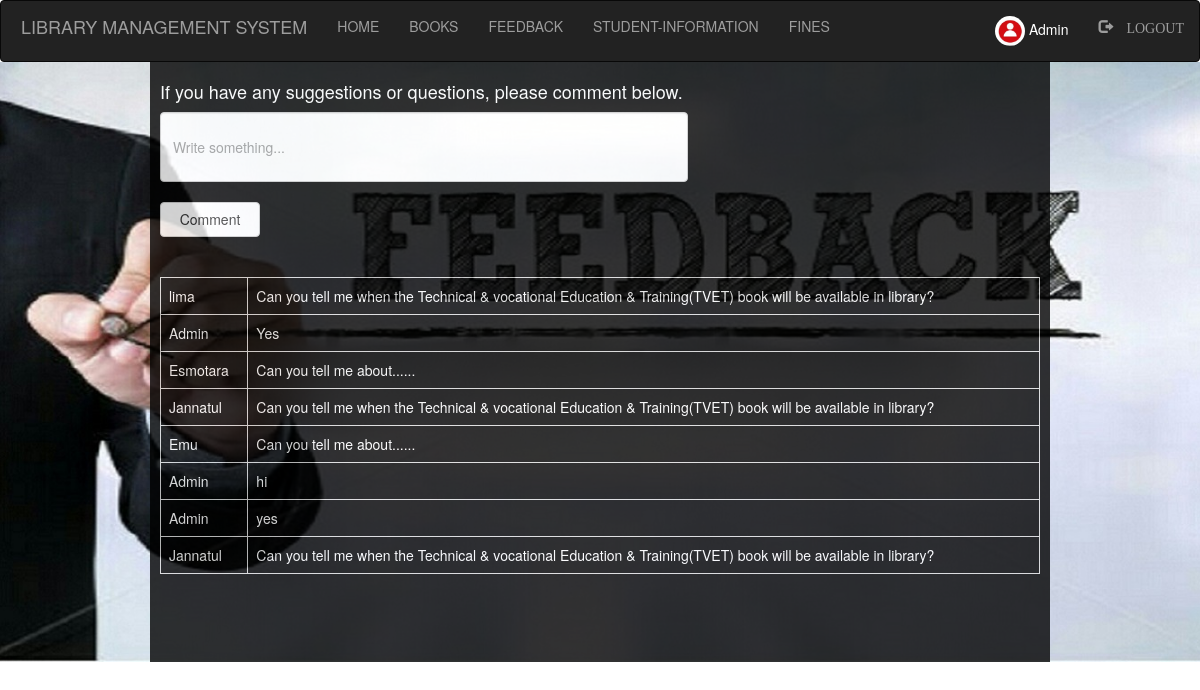
The page /admin/feedback.php (signed in) on the database its author committed.
### tables this page shows
CREATE TABLE `comments` (
  `id` int(50) NOT NULL,
  `username` varchar(100) NOT NULL,
  `comment` varchar(500) NOT NULL
);

### admin/feedback.php (the view, shortened to what this page needs)
<?php
include "navbar.php";
include "connection.php";
?>
<!DOCTYPE html>
<html>
<head>
    <link rel="stylesheet" href="https://maxcdn.bootstrapcdn.com/bootstrap/3.3.7/css/bootstrap.min.css">
</head>
<body>
<div class="bg">
    <div class="wrapper">
        <h4>If you have any suggestions or questions, please comment below.</h4>
        <?php
        if (isset($_SESSION['login_user'])) {
            echo '
            <form action="" method="post">
                <input class="form-control" type="text" name="comment" placeholder="Write something..."><br>
                <input class="btn btn-default" type="submit" name="submit" value="Comment" style="width: 100px; height: 35px;">
            </form>';
        } else {
            echo '<p></p>';
        }
        ?>
        <br><br>
        <div class="scroll">
            <?php
            $q = "SELECT * FROM `comments` ORDER BY `comments`.`id` DESC";
            $res = mysqli_query($db, $q);
            echo "<table class='table table-bordered'>";
            while ($row = mysqli_fetch_assoc($res)) {
                echo "<tr>";
                echo "<td>" . htmlspecialchars($row['username']) . "</td>";
                echo "<td>" . htmlspecialchars($row['comment']) . "</td>";
                echo "</tr>";
            }
            echo "</table>";
            ?>
        </div>
    </div>
</div>
</body>
</html>

### admin/style.css (style rules this page uses)
html, body, div, span, object, iframe, h1, h2, h3, h4, h5, h6, p, blockquote, pre, abbr, address, cite, code, del, dfn, em, img, ins, kbd, q, samp, small, strong, sub, sup, var, b, i, dl, dt, dd, ol, ul, li, fieldset, form, label, legend, table, caption, tbody, tfoot, thead, tr, th, td, article, aside, canvas, details, figcaption, figure, footer, header, hgroup, menu, nav, section, summary, time, mark, audio, video { margin:0; padding:0; border:0; outline:0; font-size:100%; vertical-align:baseline; background:transparent; }
body { line-height:1; }
table { border-collapse:collapse; border-spacing:0; }
input, select { vertical-align:middle; }
input { height: 25px; width: 300px; }

### admin/feedback.php (style rules this page uses)
.bg { margin-top: -20px; background-repeat: no-repeat; flex: 1; padding: 2rem; background: url('images/66.jpg') no-repeat center center/cover; display: flex; justify-content: center; align-items: center; }
.wrapper { padding: 10px; margin: -20px auto; width: 900px; height: 600px; background-color: black; opacity: .8; color: white; }
.form-control { height: 70px; width: 60%; }
.scroll { width: 100%; height: 300px; overflow: auto; }

### rows shown on the page
comments: username "lima", comment "Can you tell me when the Technical & vocational Education & Training(TVET) book will be available in library?"
comments: username "Admin", comment "Yes"
comments: username "Esmotara", comment "Can you tell me about......"
comments: username "Jannatul", comment "Can you tell me when the Technical & vocational Education & Training(TVET) book will be available in library?"
comments: username "Emu", comment "Can you tell me about......"
comments: username "Admin", comment "hi"
comments: username "Admin", comment "yes"
comments: username "Jannatul", comment "Can you tell me when the Technical & vocational Education & Training(TVET) book will be available in library?"

### other values the page prints
$_SESSION['login_user'] "Admin"
